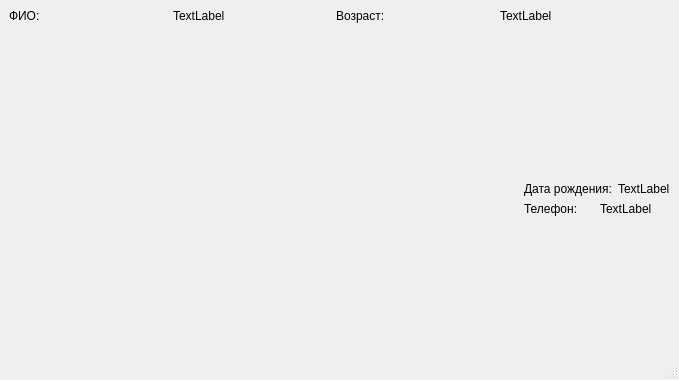
<?xml version="1.0" encoding="UTF-8"?>
<ui version="4.0">
 <class>MainWindow</class>
 <widget class="QMainWindow" name="MainWindow">
  <property name="geometry">
   <rect>
    <x>0</x>
    <y>0</y>
    <width>679</width>
    <height>380</height>
   </rect>
  </property>
  <property name="windowTitle">
   <string>MainWindow</string>
  </property>
  <property name="layoutDirection">
   <enum>Qt::LeftToRight</enum>
  </property>
  <widget class="QWidget" name="centralwidget">
   <layout class="QGridLayout" name="gridLayout">
    <item row="0" column="0">
     <layout class="QHBoxLayout" name="horizontalLayout_4">
      <item>
       <layout class="QVBoxLayout" name="verticalLayout">
        <item>
         <layout class="QHBoxLayout" name="horizontalLayout_3">
          <item>
           <widget class="QLabel" name="label">
            <property name="text">
             <string>ФИО:</string>
            </property>
           </widget>
          </item>
          <item>
           <widget class="QLabel" name="label_fio">
            <property name="text">
             <string>TextLabel</string>
            </property>
           </widget>
          </item>
          <item>
           <widget class="QLabel" name="label_7">
            <property name="text">
             <string>Возраст:</string>
            </property>
           </widget>
          </item>
          <item>
           <widget class="QLabel" name="label_age">
            <property name="text">
             <string>TextLabel</string>
            </property>
           </widget>
          </item>
         </layout>
        </item>
        <item>
         <spacer name="verticalSpacer">
          <property name="orientation">
           <enum>Qt::Vertical</enum>
          </property>
          <property name="sizeHint" stdset="0">
           <size>
            <width>20</width>
            <height>40</height>
           </size>
          </property>
         </spacer>
        </item>
       </layout>
      </item>
      <item>
       <widget class="QLabel" name="label_2">
        <property name="sizePolicy">
         <sizepolicy hsizetype="Fixed" vsizetype="Fixed">
          <horstretch>0</horstretch>
          <verstretch>0</verstretch>
         </sizepolicy>
        </property>
        <property name="text">
         <string/>
        </property>
        <property name="pixmap">
         <pixmap>pictures/empty.png</pixmap>
        </property>
       </widget>
      </item>
     </layout>
    </item>
    <item row="1" column="0">
     <layout class="QHBoxLayout" name="horizontalLayout_5">
      <item>
       <spacer name="horizontalSpacer">
        <property name="orientation">
         <enum>Qt::Horizontal</enum>
        </property>
        <property name="sizeHint" stdset="0">
         <size>
          <width>40</width>
          <height>20</height>
         </size>
        </property>
       </spacer>
      </item>
      <item>
       <layout class="QVBoxLayout" name="verticalLayout_2">
        <item>
         <layout class="QHBoxLayout" name="horizontalLayout">
          <item>
           <widget class="QLabel" name="label_3">
            <property name="text">
             <string>Дата рождения:</string>
            </property>
           </widget>
          </item>
          <item>
           <widget class="QLabel" name="label_birth">
            <property name="text">
             <string>TextLabel</string>
            </property>
           </widget>
          </item>
         </layout>
        </item>
        <item>
         <layout class="QHBoxLayout" name="horizontalLayout_2">
          <item>
           <widget class="QLabel" name="label_4">
            <property name="sizePolicy">
             <sizepolicy hsizetype="Preferred" vsizetype="Fixed">
              <horstretch>0</horstretch>
              <verstretch>0</verstretch>
             </sizepolicy>
            </property>
            <property name="text">
             <string>Телефон:</string>
            </property>
           </widget>
          </item>
          <item>
           <widget class="QLabel" name="label_number">
            <property name="sizePolicy">
             <sizepolicy hsizetype="Preferred" vsizetype="Fixed">
              <horstretch>0</horstretch>
              <verstretch>0</verstretch>
             </sizepolicy>
            </property>
            <property name="text">
             <string>TextLabel</string>
            </property>
           </widget>
          </item>
         </layout>
        </item>
        <item>
         <spacer name="verticalSpacer_2">
          <property name="orientation">
           <enum>Qt::Vertical</enum>
          </property>
          <property name="sizeHint" stdset="0">
           <size>
            <width>20</width>
            <height>40</height>
           </size>
          </property>
         </spacer>
        </item>
       </layout>
      </item>
     </layout>
    </item>
   </layout>
  </widget>
  <widget class="QMenuBar" name="menubar">
   <property name="geometry">
    <rect>
     <x>0</x>
     <y>0</y>
     <width>679</width>
     <height>21</height>
    </rect>
   </property>
  </widget>
  <widget class="QStatusBar" name="statusbar"/>
 </widget>
 <resources/>
 <connections/>
</ui>
